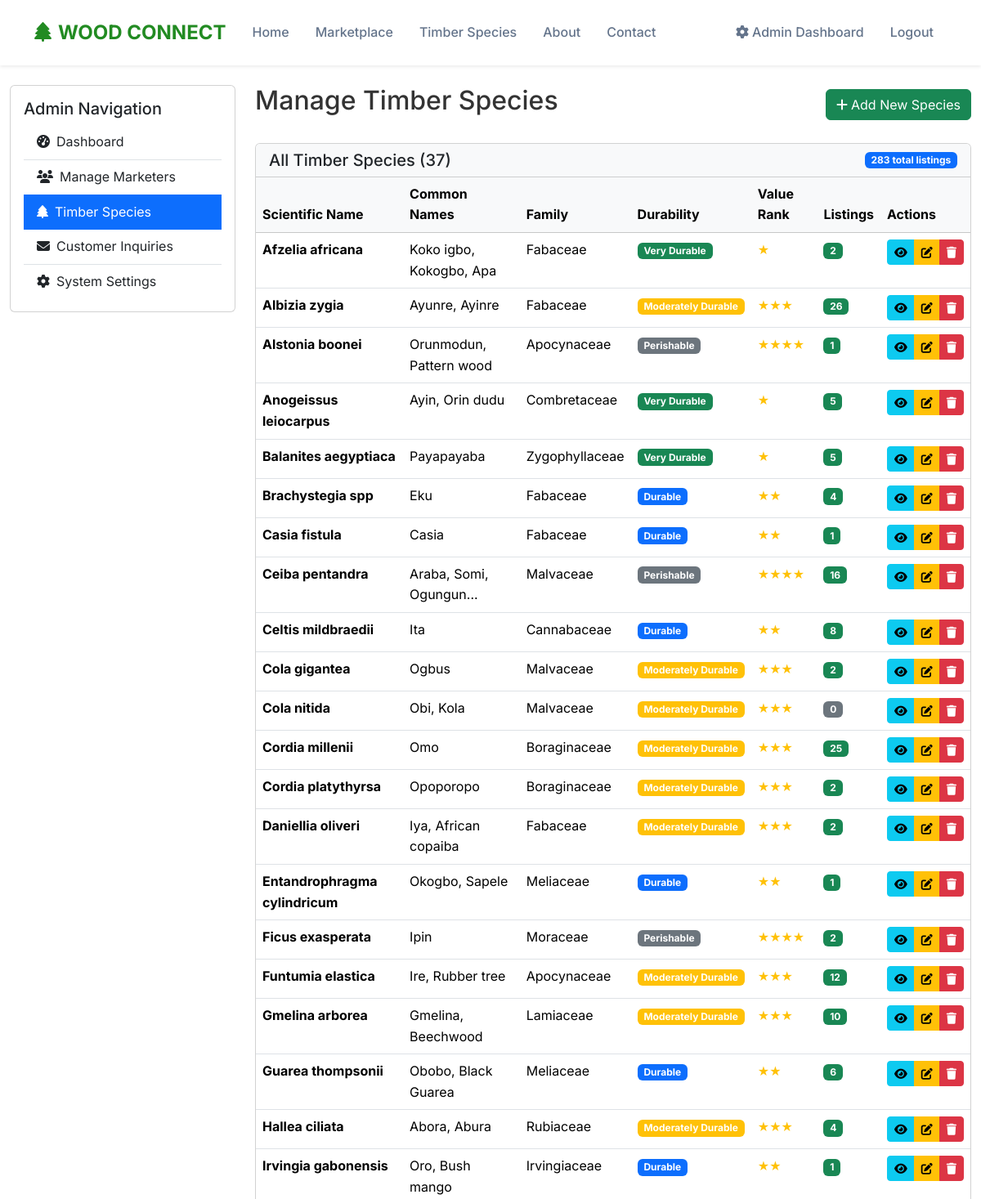
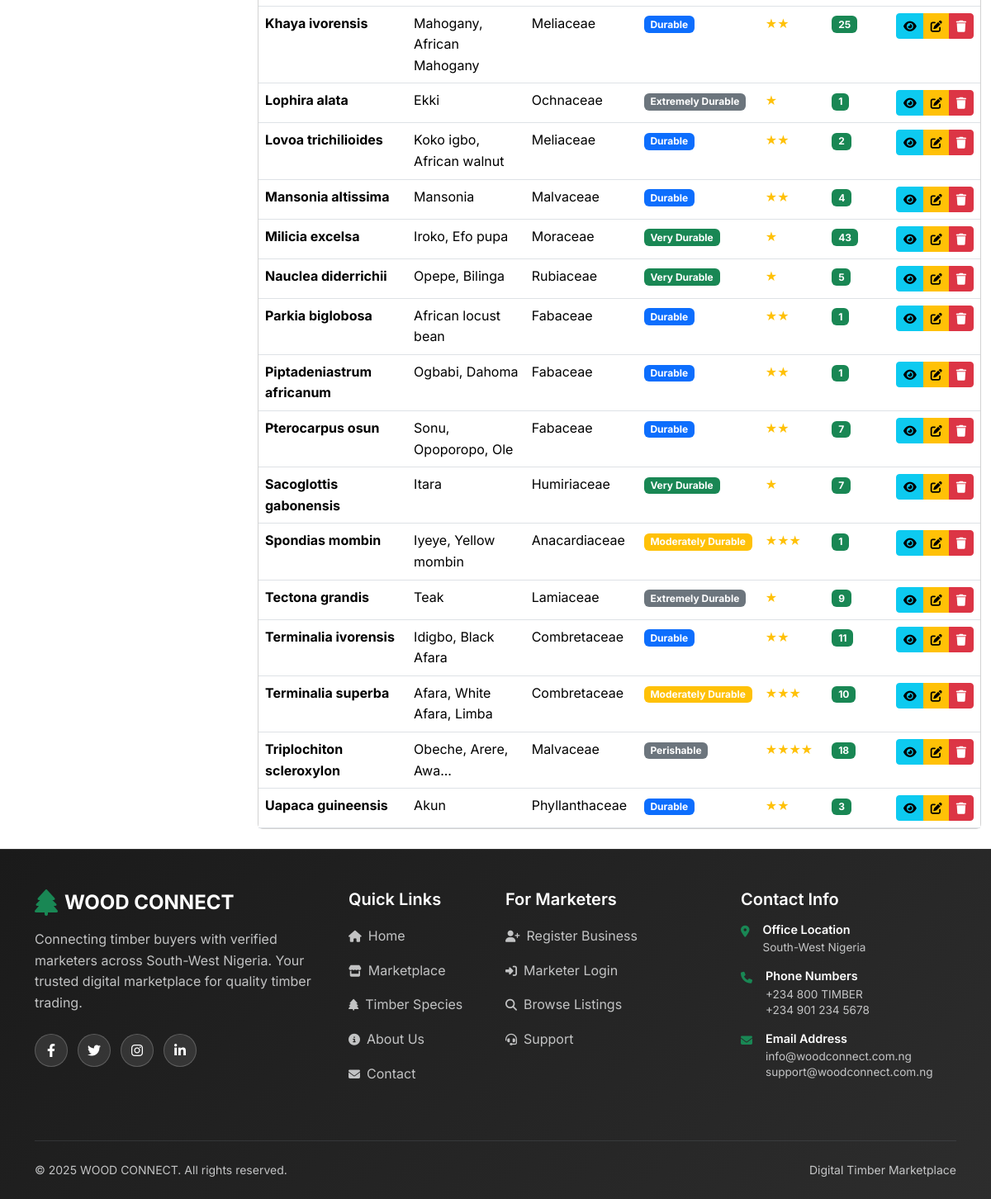
The app's page /dashboard/species.php (signed in) with its own data (2 pictures, top to bottom).
### tables this page shows
CREATE TABLE `species` (
  `id` int(11) NOT NULL,
  `scientific_name` varchar(255) NOT NULL,
  `common_names` longtext NOT NULL CHECK (json_valid(`common_names`)),
  `family` varchar(100) DEFAULT NULL,
  `density_range` varchar(100) DEFAULT NULL,
  `durability` varchar(50) DEFAULT NULL,
  `timber_value_rank` int(11) DEFAULT 1,
  `common_uses` longtext DEFAULT NULL CHECK (json_valid(`common_uses`)),
  `description` text DEFAULT NULL,
  `image_path` varchar(500) DEFAULT NULL,
  `created_at` timestamp NOT NULL DEFAULT current_timestamp(),
  `updated_at` timestamp NOT NULL DEFAULT current_timestamp() ON UPDATE current_timestamp()
);

### includes/functions.php (called while the page is built, shortened)
<?php
function url($path = '')
{
    return BASE_URL . '/' . ltrim($path, '/');
}

### dashboard/species.php (the view, shortened to what this page needs)
<?php
require_once '../includes/config.php';
$species_stmt = $pdo->query("
    SELECT s.*, COUNT(i.id) as inventory_count
    FROM species s
    LEFT JOIN inventory i ON s.id = i.species_id
    GROUP BY s.id
    ORDER BY s.scientific_name
");
$all_species = $species_stmt->fetchAll(PDO::FETCH_ASSOC);
include '../includes/header.php';
?>
<div class="container-fluid py-4">
    <div class="row">
        <div class="col-lg-3">
            <div class="card">
                <div class="card-body">
                    <h5 class="card-title">Admin Navigation</h5>
                    <div class="list-group list-group-flush">
                        <a href="<?php echo url('dashboard/'); ?>" class="list-group-item list-group-item-action">
                            <i class="fas fa-tachometer-alt me-2"></i>Dashboard
                        </a>
                        <a href="<?php echo url('dashboard/marketers.php'); ?>" class="list-group-item list-group-item-action">
                            <i class="fas fa-users me-2"></i>Manage Marketers
                        </a>
                        <a href="<?php echo url('dashboard/species.php'); ?>" class="list-group-item list-group-item-action active">
                            <i class="fas fa-tree me-2"></i>Timber Species
                        </a>
                        <a href="<?php echo url('dashboard/inquiries.php'); ?>" class="list-group-item list-group-item-action">
                            <i class="fas fa-envelope me-2"></i>Customer Inquiries
                        </a>
                        <a href="<?php echo url('dashboard/settings.php'); ?>" class="list-group-item list-group-item-action">
                            <i class="fas fa-cog me-2"></i>System Settings
                        </a>
                    </div>
                </div>
            </div>
        </div>
        <div class="col-lg-9">
            <div class="d-flex justify-content-between align-items-center mb-4">
                <h2>Manage Timber Species</h2>
                <button type="button" class="btn btn-success" data-bs-toggle="modal" data-bs-target="#addSpeciesModal">
                    <i class="fas fa-plus me-1"></i>Add New Species
                </button>
            </div>
            <div class="card">
                <div class="card-header bg-light d-flex justify-content-between align-items-center">
                    <h5 class="mb-0">All Timber Species (<?php echo count($all_species); ?>)</h5>
                    <span class="badge bg-primary"><?php echo array_sum(array_column($all_species, 'inventory_count')); ?> total listings</span>
                </div>
                <div class="card-body p-0">
                    <?php if (empty($all_species)): ?>
                        <div class="text-center py-5">
                            <i class="fas fa-tree fa-3x text-muted mb-3"></i>
                            <h5>No timber species found</h5>
                            <p class="text-muted">Add your first timber species to get started.</p>
                            <button type="button" class="btn btn-success" data-bs-toggle="modal" data-bs-target="#addSpeciesModal">
                                Add First Species
                            </button>
                        </div>
                    <?php else: ?>
                        <div class="table-responsive">
                            <table class="table table-hover mb-0">
                                <thead class="table-light">
                                    <tr>
                                        <th>Scientific Name</th>
                                        <th>Common Names</th>
                                        <th>Family</th>
                                        <th>Durability</th>
                                        <th>Value Rank</th>
                                        <th>Listings</th>
                                        <th>Actions</th>
                                    </tr>
                                </thead>
                                <tbody>
                                    <?php foreach ($all_species as $species):
                                        $common_names = json_decode($species['common_names'], true);
                                        $all_names = implode(', ', array_slice($common_names, 0, 3));
                                        if (count($common_names) > 3) {
                                            $all_names .= '...';
                                        }
                                    ?>
                                        <tr>
                                            <td>
                                                <strong><?php echo $species['scientific_name']; ?></strong>
                                            </td>
                                            <td>
                                                <?php echo $all_names; ?>
                                            </td>
                                            <td><?php echo $species['family'] ?: '—'; ?></td>
                                            <td>
                                                <span class="badge bg-<?php
                                                                        echo $species['durability'] === 'Very Durable' ? 'success' : ($species['durability'] === 'Durable' ? 'primary' : ($species['durability'] === 'Moderately Durable' ? 'warning' : 'secondary'));
                                                                        ?>">
                                                    <?php echo $species['durability'] ?: '—'; ?>
                                                </span>
                                            </td>
                                            <td>
                                                <span class="text-warning">
                                                    <?php echo str_repeat('★', $species['timber_value_rank']); ?>
                                                </span>
                                            </td>
                                            <td>
                                                <span class="badge bg-<?php echo $species['inventory_count'] > 0 ? 'success' : 'secondary'; ?>">
                                                    <?php echo $species['inventory_count']; ?>
                                                </span>
                                            </td>
                                            <td>
                                                <div class="btn-group btn-group-sm">
                                                    <button type="button" class="btn btn-info"
                                                        data-bs-toggle="modal" data-bs-target="#viewSpeciesModal"
                                                        data-species='<?php echo htmlspecialchars(json_encode($species), ENT_QUOTES, 'UTF-8'); ?>'>
                                                        <i class="fas fa-eye"></i>
                                                    </button>
                                                    <button type="button" class="btn btn-warning"
                                                        data-bs-toggle="modal" data-bs-target="#editSpeciesModal"
                                                        data-species='<?php echo htmlspecialchars(json_encode($species), ENT_QUOTES, 'UTF-8'); ?>'>
                                                        <i class="fas fa-edit"></i>
                                                    </button>
                                                    <button type="button" class="btn btn-danger"
                                                        onclick="confirmDelete(<?php echo $species['id']; ?>, '<?php echo addslashes($species['scientific_name']); ?>')">
                                                        <i class="fas fa-trash"></i>
                                                    </button>
                                                </div>
                                            </td>
                                        </tr>
                                    <?php endforeach; ?>
                                </tbody>
                            </table>
                        </div>
                    <?php endif; ?>
                </div>
            </div>
        </div>
    </div>
</div>
<?php include '../includes/footer.php'; ?>
</body>
</html>

### assets/css/style.css (style rules this page uses)
:root { --primary-green: #228B22; --earth-brown: #8B4513; --warm-amber: #D2691E; --slate-gray: #64748b; --off-white: #f8fafc; --forest-dark: #1a5e1a; }
* { margin: 0; padding: 0; box-sizing: border-box; }
body { font-family: 'Inter', sans-serif; line-height: 1.6; color: #333; background-color: #fff; }
html, body { height: 100%; }
body { display: flex; flex-direction: column; min-height: 100vh; }

### records on screen
species: scientific_name "Afzelia africana", common_names "Koko igbo, Kokogbo, Apa", family "Fabaceae", durability "Very Durable", timber_value_rank "★", inventory_count "2"
species: scientific_name "Albizia zygia", common_names "Ayunre, Ayinre", family "Fabaceae", durability "Moderately Durable", timber_value_rank "★★★", inventory_count "26"
species: scientific_name "Alstonia boonei", common_names "Orunmodun, Pattern wood", family "Apocynaceae", durability "Perishable", timber_value_rank "★★★★", inventory_count "1"
species: scientific_name "Anogeissus leiocarpus", common_names "Ayin, Orin dudu", family "Combretaceae", durability "Very Durable", timber_value_rank "★", inventory_count "5"
species: scientific_name "Balanites aegyptiaca", common_names "Payapayaba", family "Zygophyllaceae", durability "Very Durable", timber_value_rank "★", inventory_count "5"
species: scientific_name "Brachystegia spp", common_names "Eku", family "Fabaceae", durability "Durable", timber_value_rank "★★", inventory_count "4"
species: scientific_name "Casia fistula", common_names "Casia", family "Fabaceae", durability "Durable", timber_value_rank "★★", inventory_count "1"
species: scientific_name "Ceiba pentandra", common_names "Araba, Somi, Ogungun...", family "Malvaceae", durability "Perishable", timber_value_rank "★★★★", inventory_count "16"
species: scientific_name "Celtis mildbraedii", common_names "Ita", family "Cannabaceae", durability "Durable", timber_value_rank "★★", inventory_count "8"
species: scientific_name "Cola gigantea", common_names "Ogbus", family "Malvaceae", durability "Moderately Durable", timber_value_rank "★★★", inventory_count "2"
species: scientific_name "Cola nitida", common_names "Obi, Kola", family "Malvaceae", durability "Moderately Durable", timber_value_rank "★★★", inventory_count "0"
species: scientific_name "Cordia millenii", common_names "Omo", family "Boraginaceae", durability "Moderately Durable", timber_value_rank "★★★", inventory_count "25"
species: scientific_name "Cordia platythyrsa", common_names "Opoporopo", family "Boraginaceae", durability "Moderately Durable", timber_value_rank "★★★", inventory_count "2"
species: scientific_name "Daniellia oliveri", common_names "Iya, African copaiba", family "Fabaceae", durability "Moderately Durable", timber_value_rank "★★★", inventory_count "2"
species: scientific_name "Entandrophragma cylindricum", common_names "Okogbo, Sapele", family "Meliaceae", durability "Durable", timber_value_rank "★★", inventory_count "1"
species: scientific_name "Ficus exasperata", common_names "Ipin", family "Moraceae", durability "Perishable", timber_value_rank "★★★★", inventory_count "2"
species: scientific_name "Funtumia elastica", common_names "Ire, Rubber tree", family "Apocynaceae", durability "Moderately Durable", timber_value_rank "★★★", inventory_count "12"
species: scientific_name "Gmelina arborea", common_names "Gmelina, Beechwood", family "Lamiaceae", durability "Moderately Durable", timber_value_rank "★★★", inventory_count "10"
species: scientific_name "Guarea thompsonii", common_names "Obobo, Black Guarea", family "Meliaceae", durability "Durable", timber_value_rank "★★", inventory_count "6"
species: scientific_name "Hallea ciliata", common_names "Abora, Abura", family "Rubiaceae", durability "Moderately Durable", timber_value_rank "★★★", inventory_count "4"
species: scientific_name "Irvingia gabonensis", common_names "Oro, Bush mango", family "Irvingiaceae", durability "Durable", timber_value_rank "★★", inventory_count "1"
species: scientific_name "Khaya ivorensis", common_names "Mahogany, African Mahogany", family "Meliaceae", durability "Durable", timber_value_rank "★★", inventory_count "25"
species: scientific_name "Lophira alata", common_names "Ekki", family "Ochnaceae", durability "Extremely Durable", timber_value_rank "★", inventory_count "1"
species: scientific_name "Lovoa trichilioides", common_names "Koko igbo, African walnut", family "Meliaceae", durability "Durable", timber_value_rank "★★", inventory_count "2"
species: scientific_name "Mansonia altissima", common_names "Mansonia", family "Malvaceae", durability "Durable", timber_value_rank "★★", inventory_count "4"
species: scientific_name "Milicia excelsa", common_names "Iroko, Efo pupa", family "Moraceae", durability "Very Durable", timber_value_rank "★", inventory_count "43"
species: scientific_name "Nauclea diderrichii", common_names "Opepe, Bilinga", family "Rubiaceae", durability "Very Durable", timber_value_rank "★", inventory_count "5"
species: scientific_name "Parkia biglobosa", common_names "African locust bean", family "Fabaceae", durability "Durable", timber_value_rank "★★", inventory_count "1"
species: scientific_name "Piptadeniastrum africanum", common_names "Ogbabi, Dahoma", family "Fabaceae", durability "Durable", timber_value_rank "★★", inventory_count "1"
species: scientific_name "Pterocarpus osun", common_names "Sonu, Opoporopo, Ole", family "Fabaceae", durability "Durable", timber_value_rank "★★", inventory_count "7"
species: scientific_name "Sacoglottis gabonensis", common_names "Itara", family "Humiriaceae", durability "Very Durable", timber_value_rank "★", inventory_count "7"
species: scientific_name "Spondias mombin", common_names "Iyeye, Yellow mombin", family "Anacardiaceae", durability "Moderately Durable", timber_value_rank "★★★", inventory_count "1"
species: scientific_name "Tectona grandis", common_names "Teak", family "Lamiaceae", durability "Extremely Durable", timber_value_rank "★", inventory_count "9"
species: scientific_name "Terminalia ivorensis", common_names "Idigbo, Black Afara", family "Combretaceae", durability "Durable", timber_value_rank "★★", inventory_count "11"
species: scientific_name "Terminalia superba", common_names "Afara, White Afara, Limba", family "Combretaceae", durability "Moderately Durable", timber_value_rank "★★★", inventory_count "10"
species: scientific_name "Triplochiton scleroxylon", common_names "Obeche, Arere, Awa...", family "Malvaceae", durability "Perishable", timber_value_rank "★★★★", inventory_count "18"
species: scientific_name "Uapaca guineensis", common_names "Akun", family "Phyllanthaceae", durability "Durable", timber_value_rank "★★", inventory_count "3"

### other values on screen
count($all_species) "37"
array_sum(array_column($all_species, 'inventory_count')) "283"
